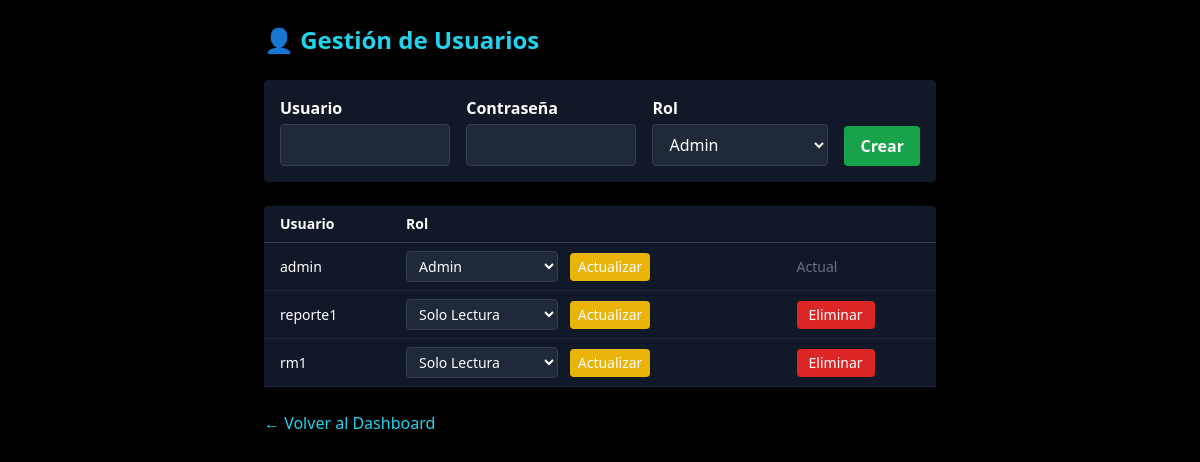
/admin/users (signed in), run on an earlier commit of the app's database.
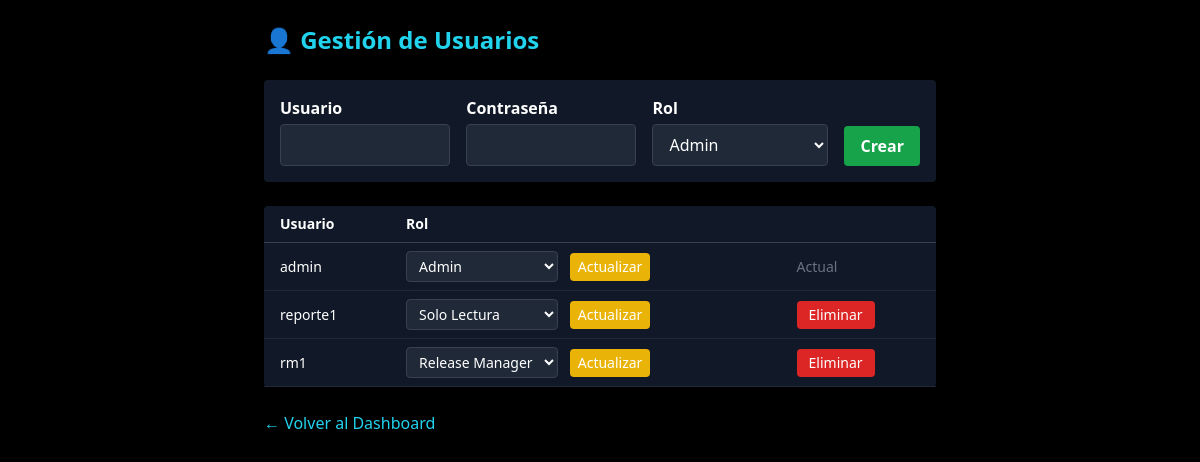
And on a later commit of the database.
### tables this page shows
CREATE TABLE users (
            id INTEGER PRIMARY KEY AUTOINCREMENT,
            username TEXT UNIQUE NOT NULL,
            password TEXT NOT NULL,
            role TEXT NOT NULL -- 'admin', 'release_manager', 'viewer'
        );

### app.py (the view, shortened to what this page needs)
@app.route('/admin/users', methods=['GET', 'POST'])
@login_required
@admin_required
def manage_users():
    error = None
    users = get_all_users()
    return render_template('admin_users.html', users=users, error=error)

### app.py (called while the page is built)
def login_required(f):
    @wraps(f)
    def decorated_function(*args, **kwargs):
        if 'user_id' not in session:
            return redirect(url_for('login'))
        return f(*args, **kwargs)
    return decorated_function

def admin_required(f):
    @wraps(f)
    def decorated_function(*args, **kwargs):
        if 'role' not in session or session['role'] != 'admin':
            return redirect(url_for('index'))
        return f(*args, **kwargs)
    return decorated_function

### model.py (called while the page is built)
def get_db_connection():
    conn = sqlite3.connect(DB_NAME)
    conn.row_factory = sqlite3.Row
    return conn

def get_all_users():
    conn = get_db_connection()
    c = conn.cursor()
    c.execute('SELECT id, username, role FROM users ORDER BY username')
    users = c.fetchall()
    conn.close()
    return users

### templates/admin_users.html (shortened to what this page needs)
<!DOCTYPE html>
<html lang="es">
<head>
  <script src="https://cdn.tailwindcss.com"></script>
</head>
<body class="bg-black text-white px-4 py-6">
  <div class="max-w-2xl mx-auto">
    <h1 class="text-2xl font-bold text-cyan-400 mb-6">👤 Gestión de Usuarios</h1>
    <form method="POST" class="bg-gray-900 p-4 rounded mb-6 flex flex-col md:flex-row gap-4 items-end">
      <div class="flex-1">
        <label class="block font-semibold mb-1">Usuario</label>
        <input name="username" type="text" required class="w-full px-3 py-2 rounded bg-gray-800 border border-gray-700 text-white">
      </div>
      <div class="flex-1">
        <label class="block font-semibold mb-1">Contraseña</label>
        <input name="password" type="password" required class="w-full px-3 py-2 rounded bg-gray-800 border border-gray-700 text-white">
      </div>
      <div>
        <label class="block font-semibold mb-1">Rol</label>
        <select name="role" required class="w-full px-3 py-2 rounded bg-gray-800 border border-gray-700 text-white">
          <option value="admin">Admin</option>
        </select>
      </div>
      <button type="submit" class="bg-green-600 hover:bg-green-700 text-white font-semibold px-4 py-2 rounded">Crear</button>
    </form>
    <table class="w-full table-auto border-collapse text-sm bg-gray-900 rounded">
      <thead>
        <tr>
          <th class="px-4 py-2 border-b border-gray-700 text-left">Usuario</th>
          <th class="px-4 py-2 border-b border-gray-700 text-left">Rol</th>
          <th class="px-4 py-2 border-b border-gray-700"></th>
        </tr>
      </thead>
      <tbody>
        {% for user in users %}
        <tr>
          <td class="px-4 py-2 border-b border-gray-800">{{ user['username'] }}</td>
          <td class="px-4 py-2 border-b border-gray-800">
            <form method="POST" class="inline">
              <select name="new_role" class="bg-gray-800 border border-gray-700 rounded px-2 py-1 text-white">
                <option value="admin" {% if user['role']=='admin' %}selected{% endif %}>Admin</option>
                <option value="release_manager" {% if user['role']=='release_manager' %}selected{% endif %}>Release Manager</option>
                <option value="viewer" {% if user['role']=='viewer' %}selected{% endif %}>Solo Lectura</option>
              </select>
              <button type="submit" class="ml-2 bg-yellow-500 hover:bg-yellow-600 text-white px-2 py-1 rounded">Actualizar</button>
            </form>
          </td>
          <td class="px-4 py-2 border-b border-gray-800">
            {% if user['username'] != session['username'] %}
            <form method="POST" class="inline" onsubmit="return confirm('¿Eliminar usuario {{ user[ 'username'] }}?');">
              <button type="submit" class="bg-red-600 hover:bg-red-700 text-white px-3 py-1 rounded">Eliminar</button>
            </form>
            {% else %}
            <span class="text-gray-500">Actual</span>
            {% endif %}
          </td>
        </tr>
        {% endfor %}
      </tbody>
    </table>
    <div class="mt-6">
      <a href="{{ url_for('index') }}" class="text-cyan-400 hover:underline">← Volver al Dashboard</a>
    </div>
  </div>
</body>
</html>

What changed in the data, as far as the page shows it:
changed users "rm1": new_role "Solo Lectura" → "Release Manager"
